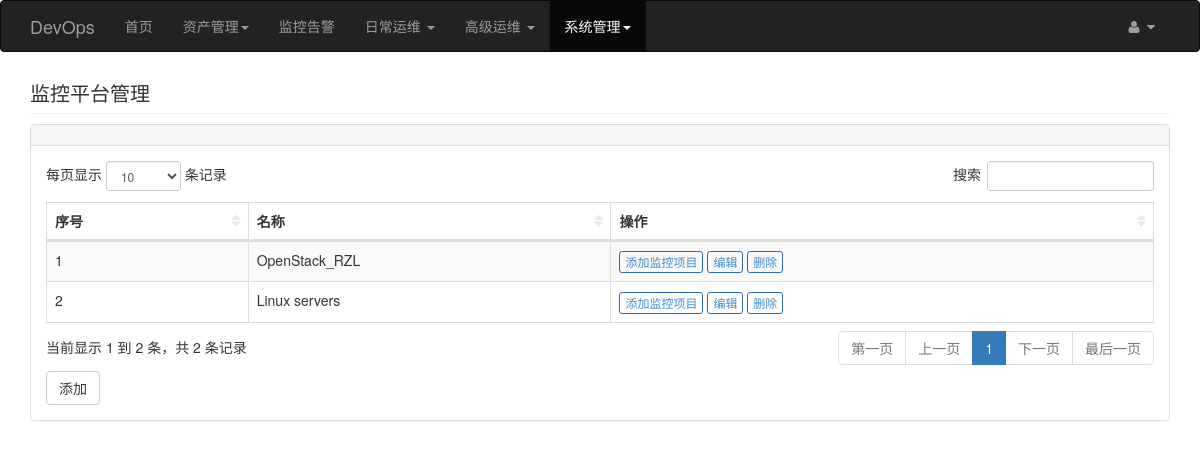
The page /cmp/index (signed in) on the database as committed earlier.
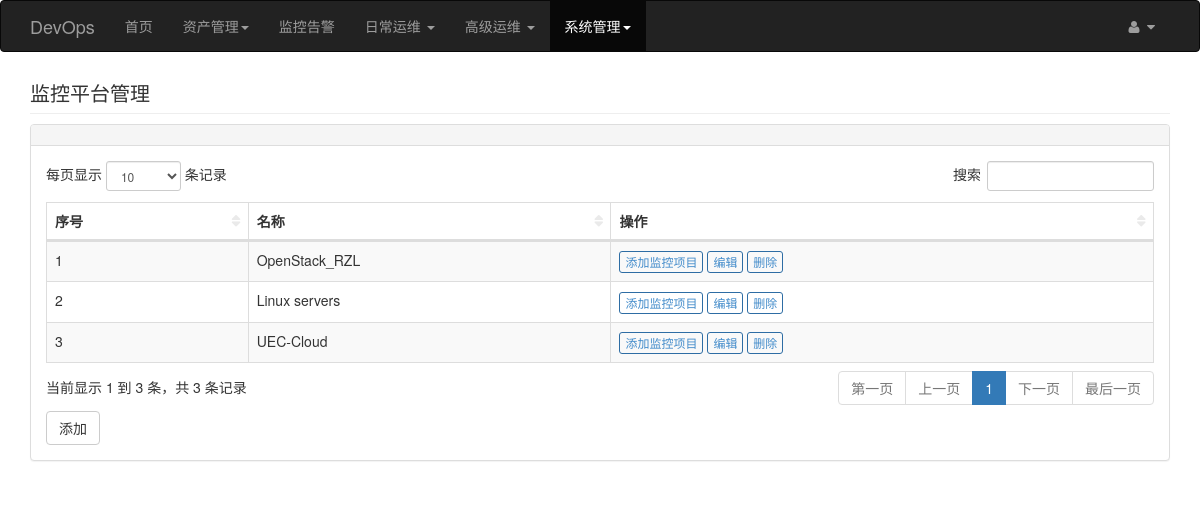
The same page on the database as committed later.
### app/models.py (models this page shows, shortened)
class Base(db.Model):
    __abstract__ = True
    id = db.Column(db.Integer, primary_key=True)
    created_at = db.Column(db.DateTime, default=datetime.now)
    updated_at = db.Column(db.DateTime, default=datetime.now, onupdate=datetime.now)

class Cmp(Base):
    __tablename__ = 'cmps'
    name = db.Column(db.String(30), unique=True)
    groupid = db.Column(db.Integer)
    notes = db.Column(db.TEXT())
    cmp_items = db.relationship('CmpItem', backref='cmp', lazy='dynamic')

### app/cmp/views.py (the view)
@cmp.route('/index', methods=['GET'])
@login_required
def index():
    header = u'管理'
    objects = Cmp.query.all()
    return _render('index', locals())

### app/auth/views.py (called while the page is built)
@auth.before_app_request
def before_request():
    if current_user.is_authenticated:
        if not current_user.confirmed \
                and request.endpoint \
                and request.endpoint[:5] != 'auth.' \
                and request.endpoint != 'static':
            return redirect(url_for('auth.unconfirmed'))

### app/cmp/views.py (called while the page is built)
def _render(content, kwargs={}):
    new_header = MODULE_NAME + kwargs.get('header', '')
    kwargs.update(title_name=MODULE_NAME, header=new_header)
    html = "cmp/%s.html" % content
    return render_template(html, **kwargs)

### app/models.py (called while the page is built)
    @login_manager.user_loader
    def load_user(user_id):
        return User.query.get(int(user_id))

### app/templates/cmp/index.html (shortened to what this page needs)
{% extends "extends/base_table.html" %}
{% block table_content %}
    {% import 'macros/render_btn.html' as macros %}
    <div class="dataTable_wrapper">
        <table class="table table-striped table-bordered table-hover" id="dataTables-example">
            <thead>
            <tr>
                <th>序号</th>
                <th>名称</th>
                <th>操作</th>
            </tr>
            </thead>
            <tbody>
            {% for obj in objects %}
                <tr>
                    <td>{{ loop.index }}</td>
                    <td>{{ obj.name }}</td>
                    <td>
                        {{ macros.render_btn('添加监控项目', 'cmp_item.new', obj.id) }}
                        {{ macros.render_btn('编辑', 'cmp.edit', obj.id) }}
                        {{ macros.render_btn('删除', 'cmp.delete', obj.id) }}
                    </td>
                </tr>
            {% endfor %}
            </tbody>
        </table>
    </div>
    <div>
        {{ macros.render_add_btn('cmp.new') }}
    </div>
{% endblock %}

### app/templates/macros/render_btn.html (shortened to what this page needs)
{% macro render_btn(name, url, id) %}
    <a href="{{ url_for(url, id=id) }}"
       class="btn btn-outline btn-primary btn-xs">{{ name }}
    </a>
{% endmacro %}
{% macro render_add_btn(url) %}
    <a href="{{ url_for(url) }}" class="btn btn-outline btn-default">添加</a>
{% endmacro %}

Rows that differ between the two databases and show on the page:
added Cmp: name "UEC-Cloud", name "添加监控项目 编辑 删除"
Other text that changed with them:
text written by a page script: "每页显示 条记录 搜索 当前显示 1 到 2 条，共 2 条记录 第一页 上一页 1 下一页 最后一页" → "每页显示 条记录 搜索 当前显示 1 到 3 条，共 3 条记录 第一页 上一页 1 下一页 最后一页"
